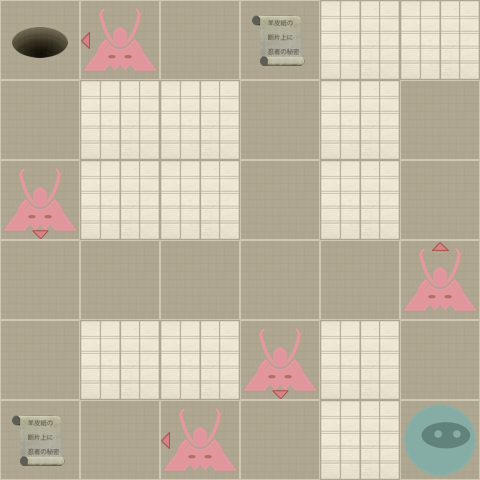

A 2D game scene composited from a Tiled map and its tileset images. What follows is a short description and the map's XML, with each tile layer's data collapsed to a summary:
An orthogonal 6x6 tile map with 80x80 px tiles, 2 tile layers (Level, Actors).

<map version="1.0" orientation="orthogonal" width="6" height="6" tilewidth="80" tileheight="80">
 <properties>
  <property name="moves" value="14" />
 </properties>
 <tileset firstgid="1" name="tiles" tilewidth="80" tileheight="80" spacing="2" margin="2">
  <image source="tiles-hd.png" width="512" height="512" />
  <tile id="0">
   <properties>
    <property name="actor" value="exit" />
   </properties>
  </tile>
  <tile id="2">
   <properties>
    <property name="actor" value="guard" />
    <property name="direction" value="down" />
   </properties>
  </tile>
  <tile id="3">
   <properties>
    <property name="actor" value="guard" />
    <property name="direction" value="left" />
   </properties>
  </tile>
  <tile id="4">
   <properties>
    <property name="actor" value="guard" />
    <property name="direction" value="right" />
   </properties>
  </tile>
  <tile id="5">
   <properties>
    <property name="actor" value="guard" />
    <property name="direction" value="up" />
   </properties>
  </tile>
  <tile id="7">
   <properties>
    <property name="actor" value="player" />
   </properties>
  </tile>
  <tile id="8">
   <properties>
    <property name="actor" value="scroll" />
   </properties>
  </tile>
  <tile id="9">
   <properties>
    <property name="wall" value="1" />
   </properties>
  </tile>
 </tileset>
 <layer name="Level" width="6" height="6">
  <data>[36 cells, 36 non-empty, 2 distinct tile ids]</data>
 </layer>
 <layer name="Actors" width="6" height="6">
  <data>[36 cells, 9 non-empty, 6 distinct tile ids]</data>
 </layer>
</map>
